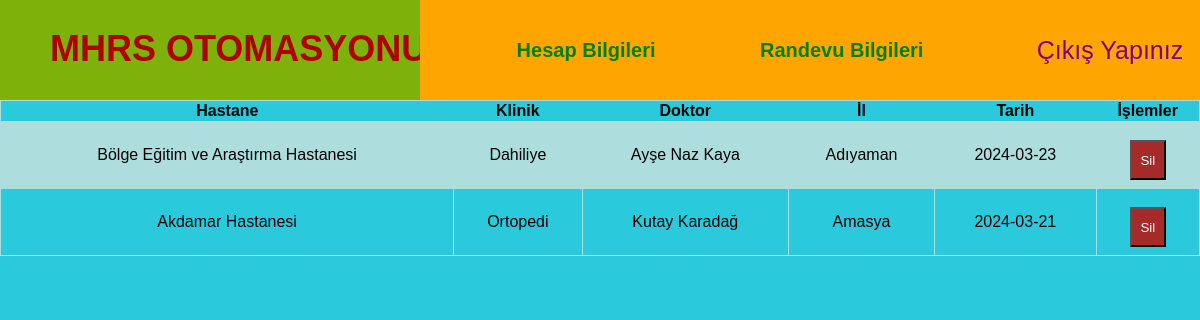
Screenshot of /randevu.php (signed in) with the database file from the repository.
### tables this page shows
CREATE TABLE `mhrs` (
  `mhrs_id` int(11) NOT NULL,
  `mhrs_sehir` varchar(25) NOT NULL,
  `mhrs_tarih` date NOT NULL,
  `mhrs_saat` time NOT NULL,
  `mhrs_hastane` varchar(50) NOT NULL,
  `mhrs_doktor` varchar(30) NOT NULL,
  `mhrs_klinik` varchar(30) NOT NULL,
  `mhrs_hasta_id` int(11) NOT NULL
);

### randevu.php (the view, shortened to what this page needs)
<?php include 'baslik.php' ?>
<!DOCTYPE html>
<html lang="tr">
<head>
</head>
<body>
    <table>
        <tr>
            <th>Hastane</th>
            <th>Klinik</th>
            <th>Doktor</th>
            <th>İl</th>
            <th>Tarih</th>
            <th>İşlemler</th>
        </tr>
        <?php
        $randevu_sor = $db->prepare("SELECT * FROM mhrs INNER JOIN hasta ON mhrs.mhrs_hasta_id = hasta.hasta_id WHERE hasta_tc=:hasta_tc");
        $randevu_sor->execute([
            'hasta_tc' => $_SESSION['hastahasta_tc']
        ]);
        while ($hastacekek = $randevu_sor->fetch(PDO::FETCH_ASSOC)) { ?>
            <tr>
                <td><?php echo $hastacekek['mhrs_hastane']; ?> </td>
                <td><?php echo $hastacekek['mhrs_klinik']; ?></td>
                <td><?php echo $hastacekek['mhrs_doktor']; ?></td>
                <td><?php echo $hastacekek['mhrs_sehir']; ?></td>
                <td><?php echo $hastacekek['mhrs_tarih']; ?></td>
                <td>
                    <form method="POST" action="islem.php">
                        <button type="submit" name="Randevu_Sil" style="width: auto; padding-left: 10%; padding-right:10%; background-color:brown;">Sil</button>
                    </form>
                </td>
            </tr>
        <?php } ?>
    </table>
</body>
</html>

### baslik.php (shortened to what this page needs)
<!DOCTYPE html>
<html lang="tr">
<head>
    <link rel="stylesheet" href="style.css">
</head>
<body>
    <div class="ust_bar">
        <a href="anasayfa.php"><h1> MHRS OTOMASYONU</h1></a>
    <div class="menu">
        <a href="hesap.php"><h5>Hesap Bilgileri</h5></a>
        <a href="randevu.php"><h5>Randevu Bilgileri</h5></a>
    </div>
</div>
<a href="cikis.php"> <div class="cikis">
    Çıkış Yapınız
</div> </a>
</body>
</html>

### style.css (style rules this page uses)
body { padding:0; margin: 0; font-family:'helvatica', sans-serif; text-align: center; background-clip: #af0000; background-color: #2ac9db; }
::placeholder { font: 25px; text-align: center; }
a { font-size: 18px; color: (100,100,100); }
.ust_bar { position: relative; width: 85%; height: 100px; left: 0; background: #7fb10b; top: 0; }
.ust_bar h1 { position: absolute; left: 50px; line-height: 50px; color: #af0000; }
.menu h5 { position: relative; display: inline; padding: 50px; line-height: 100px; font-size: 20px; color: green; text-decoration: none ; }
.menu { position: absolute; width: 600px; height: 100px; background: orange; right: 0; }
a { text-decoration: none; }
.cikis { position: absolute; width: 15%; height: 100px; background: orange; right: 0; color: purple; text-align: center; line-height: 100px; font-size: 25px; cursor: pointer; top: 0; }
select, #randevu_div input, button { position: relative; width: 450px; height: 40px; margin-top: 10px; background: rgb(44, 50, 44); color: rgb(255, 255, 255); cursor: pointer; }
table { font-family: Arial, Helvetica, sans-serif; border-collapse: collapse; width: 100%; }
td, tr { border: 1px solid #addddd; text-align: center; padding: 8px; }
tr:nth-child(even) { background: #addddd; }

### rows the page displays
mhrs: mhrs_hastane "Bölge Eğitim ve Araştırma Hastanesi", mhrs_klinik "Dahiliye", mhrs_doktor "Ayşe Naz Kaya", mhrs_sehir "Adıyaman", mhrs_tarih "2024-03-23"
mhrs: mhrs_hastane "Akdamar Hastanesi", mhrs_klinik "Ortopedi", mhrs_doktor "Kutay Karadağ", mhrs_sehir "Amasya", mhrs_tarih "2024-03-21"
